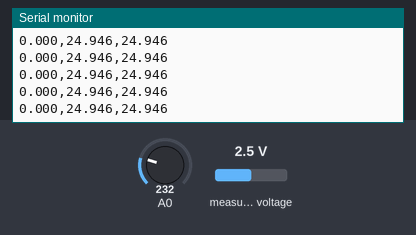
The sketch below on a simulated Arduino Uno, built with avr-gcc and run on an emulated ATmega328P. Shown: the last lines printed to the serial monitor. Inputs (shaded band) come from the test bench; at power-on: A0 = 232, measured voltage 2.5 V.

Above: at 1.2 s.
1.3 s: A0 set to 250
At 1.65 s:
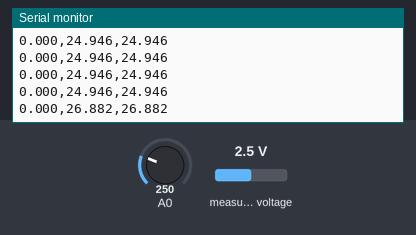
2.8 s: A0 set to 266
At 2.92 s:
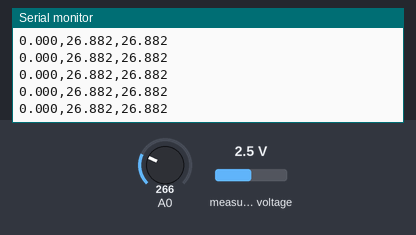
Timing chart, 0 to 5.8 s (numbered marks = the images above; inputs shaded):
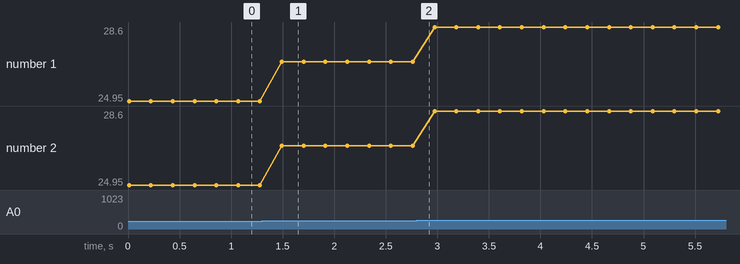

The sketch:

ADS1155_LM35_02_plotter.ino
```cpp
/********************************************************************************
 * ADS1115_LM35_02 - Comparacao resultado ADS1115 e ADC interno ATmega
 * - conectar a saida do LM35 as entradas A0 do ADS1115 e do Arduino
 * - utilizar a referencia interna no arduino (nano/uno) de 1.1v
 * ------------------------------------------------------------------------------
 * https://github.com/agaelema/ADS1115_and_LM35
 * developed by: Haroldo Amaral - agaelema@gmail.com
 * 2017/11/18 - v 1.0
 ********************************************************************************/

#include <Wire.h>
#include <Adafruit_ADS1015.h>

/* possibilidades/niveis de acordo com a resolução */
#define   ADC_10BIT_MAX   1024
#define   ADC_16BIT_MAX   65536

/* cria instância do ADC */
Adafruit_ADS1115 ads(0x48);

/*
 * Variaveis
 */
float ads_bit_Voltage;
float nano_bit_Voltage_5v0;
float nano_bit_Voltage_1v1;
float lm35_constant;


void setup(void)
{
  /* inicializa a serial */
  Serial.begin(9600);

  /* aguarda a serial estar disponível */
  while (!Serial);

  /*
   * configura o ganho do PGA interno do ADS1115
   * - Sem configurar ele inicia automaticamente na escala de +/- 6.144V
   * - lembre-se de não exceder os limites de tensao nas entradas
   * - - VDD+0.3v ou GND-0.3v
   */
  ads.setGain(GAIN_TWOTHIRDS);  // 2/3x gain +/- 6.144V  1 bit = 3mV      0.1875mV (default)
//  ads.setGain(GAIN_ONE);        // 1x gain   +/- 4.096V  1 bit = 2mV      0.125mV
//  ads.setGain(GAIN_TWO);        // 2x gain   +/- 2.048V  1 bit = 1mV      0.0625mV
//  ads.setGain(GAIN_FOUR);       // 4x gain   +/- 1.024V  1 bit = 0.5mV    0.03125mV
//  ads.setGain(GAIN_EIGHT);      // 8x gain   +/- 0.512V  1 bit = 0.25mV   0.015625mV
//  ads.setGain(GAIN_SIXTEEN);    // 16x gain  +/- 0.256V  1 bit = 0.125mV  0.0078125mV

  /* inicializa o ADC */
  ads.begin();

  /* modifique este valor de acordo com o ganho selecionado */
  float ads_InputRange = 6.144f;

  /* no range de +-6.144V, 187.502uV/bit */
  ads_bit_Voltage = (ads_InputRange * 2) / (ADC_16BIT_MAX - 1);
  /* range de 0 a 5V em 10 bit, 4.88mV/bit */
  nano_bit_Voltage_5v0 = 5.0f / (ADC_10BIT_MAX - 1);
  /* referencia interna de 1.1V em 10 bit, 1.07mV/bit */
  nano_bit_Voltage_1v1 = 1.1f / (ADC_10BIT_MAX - 1);

  /* LM35 - tensão por grau Celsius - 10mV/oC */
  lm35_constant = 10.0f / 1000;

  /* seta a referencia interna */
  analogReference(INTERNAL);
}

void loop(void)
{
  /* variaveis apra armazenar o valor RAW do adc */
  int16_t ads_ch0 = 0;
  int16_t nano_ch0_0 = 0;           // usando referencia de Vcc (5V)
  int16_t nano_ch0_1 = 0;           // usando referencia interna (1.1V)
  /* variaveis para armazenar o resultado em tensao */
  float ads_Voltage_ch0 = 0.0f;
  float nano_Voltage_ch0_0 = 0.0f;
  float nano_Voltage_ch0_1 = 0.0f;
  /* variaveis para armazenar a temperatura */
  float ads_Temperature_ch0 = 0.0f;
  float nano_Temperature_ch0_0 = 0.0f;
  float nano_Temperature_ch0_1 = 0.0f;

  /********************************************
   * ADS1115 - 16bit ADC
   * - le o ADC
   * - converter o valor RAW em tensao
   * - calcula a temperatura
   ********************************************/
  ads_ch0 = ads.readADC_SingleEnded(0);
  ads_Voltage_ch0 = ads_ch0 * ads_bit_Voltage;
  ads_Temperature_ch0 = ads_Voltage_ch0 / lm35_constant;

  uint16_t  i;
  /********************************************
   * ATmega328P (Nano/UNO) - 10bit ADC
   * - le o ADC
   * - converter o valor RAW em tensao
   * - calcula a temperatura
   ********************************************/
  nano_ch0_0 = analogRead(0);
  nano_Voltage_ch0_0 = nano_ch0_0 * nano_bit_Voltage_1v1;
  nano_Temperature_ch0_0 = nano_Voltage_ch0_0 / lm35_constant;

  /*
   * calcula a media de N conversoes
   */
  uint16_t repeat = 16;
  for (i = 0; i < repeat; i++)
  {
    nano_ch0_1 += analogRead(0);      // soma N resultados
  }
  nano_ch0_1 /= repeat;               // divide o somatorio
  nano_Voltage_ch0_1 = nano_ch0_1 * nano_bit_Voltage_1v1;
  nano_Temperature_ch0_1 = nano_Voltage_ch0_1 / lm35_constant;

  /*
   *  imprime os resultados
   *  - utilize o "Plotter Serial" para visualizar os dados
   */

  Serial.print(ads_Temperature_ch0, 3);       Serial.print(',');
  Serial.print(nano_Temperature_ch0_0, 3);    Serial.print(',');
  Serial.print(nano_Temperature_ch0_1, 3);

  Serial.println();

  delay(200);
}
```

Measured:
- after the input at 1.3 s, the serial monitor: prints a new line after 0.19 s (image 1)
- plotted number 1: 24.95 → 26.88 after the input at 1.3 s, 26.88 → 28.6 after the input at 2.8 s
- plotted number 2: 24.95 → 26.88 after the input at 1.3 s, 26.88 → 28.6 after the input at 2.8 s
